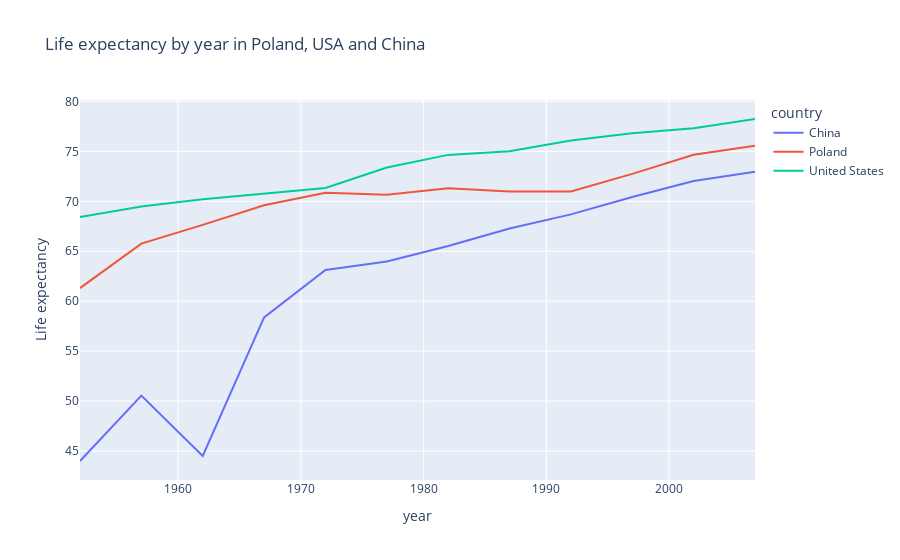

Notebook code cell kept with this figure:
### Code cell
#lifeExp_PL_US_CHINA = list(gapminder[gapminder['country'].isin(['Poland','United States','China'])]['lifeExp'])
lifeExp_PL_US_CHINA = gapminder[gapminder['country'].isin(['Poland','United States','China'])]

fig = px.line(lifeExp_PL_US_CHINA, x="year", y="lifeExp", color='country',
                 labels={
        "lifeExp": 'Life expectancy',
        "year": 'year'
    },
    title = "Life expectancy by year in Poland, USA and China")
fig.show()

### Figure 1 — Plotly figure (JSON) as saved in the notebook; plotly's stock layout.template omitted (floating-point values rounded to 4 significant figures)
{"data": [{"hovertemplate": "country=China<br>year=%{x}<br>Life expectancy=%{y}<extra></extra>", "legendgroup": "China", "line": {"color": "#636efa", "dash": "solid"}, "mode": "lines", "name": "China", "orientation": "v", "showlegend": true, "type": "scatter", "x": [1952, 1957, 1962, 1967, 1972, 1977, 1982, 1987, 1992, 1997, 2002, 2007], "xaxis": "x", "y": [44, 50.55, 44.5, 58.38, 63.12, 63.97, 65.53, 67.27, 68.69, 70.43, 72.03, 72.96], "yaxis": "y"}, {"hovertemplate": "country=Poland<br>year=%{x}<br>Life expectancy=%{y}<extra></extra>", "legendgroup": "Poland", "line": {"color": "#EF553B", "dash": "solid"}, "mode": "lines", "name": "Poland", "orientation": "v", "showlegend": true, "type": "scatter", "x": [1952, 1957, 1962, 1967, 1972, 1977, 1982, 1987, 1992, 1997, 2002, 2007], "xaxis": "x", "y": [61.31, 65.77, 67.64, 69.61, 70.85, 70.67, 71.32, 70.98, 70.99, 72.75, 74.67, 75.56], "yaxis": "y"}, {"hovertemplate": "country=United States<br>year=%{x}<br>Life expectancy=%{y}<extra></extra>", "legendgroup": "United States", "line": {"color": "#00cc96", "dash": "solid"}, "mode": "lines", "name": "United States", "orientation": "v", "showlegend": true, "type": "scatter", "x": [1952, 1957, 1962, 1967, 1972, 1977, 1982, 1987, 1992, 1997, 2002, 2007], "xaxis": "x", "y": [68.44, 69.49, 70.21, 70.76, 71.34, 73.38, 74.65, 75.02, 76.09, 76.81, 77.31, 78.24], "yaxis": "y"}], "layout": {"legend": {"title": {"text": "country"}, "tracegroupgap": 0}, "title": {"text": "Life expectancy by year in Poland, USA and China"}, "xaxis": {"anchor": "y", "domain": [0, 1], "title": {"text": "year"}}, "yaxis": {"anchor": "x", "domain": [0, 1], "title": {"text": "Life expectancy"}}}}
